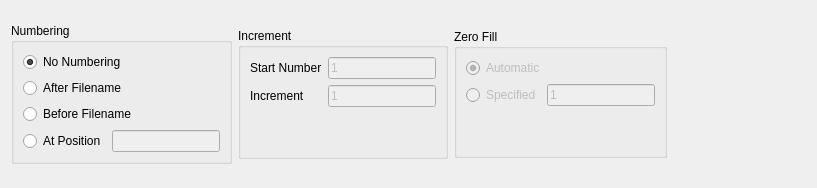
<?xml version="1.0" encoding="UTF-8"?>
<ui version="4.0">
 <class>UIRenameNumber</class>
 <widget class="QWidget" name="UIRenameNumber">
  <property name="geometry">
   <rect>
    <x>0</x>
    <y>0</y>
    <width>817</width>
    <height>188</height>
   </rect>
  </property>
  <property name="windowTitle">
   <string>Form</string>
  </property>
  <layout class="QGridLayout" name="gridLayout">
   <item row="0" column="3">
    <spacer name="horizontalSpacer">
     <property name="orientation">
      <enum>Qt::Horizontal</enum>
     </property>
     <property name="sizeHint" stdset="0">
      <size>
       <width>91</width>
       <height>20</height>
      </size>
     </property>
    </spacer>
   </item>
   <item row="0" column="1">
    <widget class="QGroupBox" name="m_pqgbNumberingIncrement">
     <property name="sizePolicy">
      <sizepolicy hsizetype="Fixed" vsizetype="Fixed">
       <horstretch>0</horstretch>
       <verstretch>0</verstretch>
      </sizepolicy>
     </property>
     <property name="title">
      <string>Increment</string>
     </property>
     <layout class="QGridLayout" name="gridLayout_3">
      <item row="0" column="1">
       <widget class="IComQLineEdit" name="m_pqleNumberingStartNum">
        <property name="enabled">
         <bool>false</bool>
        </property>
        <property name="text">
         <string notr="true">1</string>
        </property>
       </widget>
      </item>
      <item row="1" column="0">
       <widget class="QLabel" name="m_pqlblNumberingIncrement">
        <property name="text">
         <string>Increment</string>
        </property>
       </widget>
      </item>
      <item row="2" column="0">
       <spacer name="verticalSpacer">
        <property name="orientation">
         <enum>Qt::Vertical</enum>
        </property>
        <property name="sizeHint" stdset="0">
         <size>
          <width>20</width>
          <height>40</height>
         </size>
        </property>
       </spacer>
      </item>
      <item row="1" column="1">
       <widget class="IComQLineEdit" name="m_pqleNumberingIncrement">
        <property name="enabled">
         <bool>false</bool>
        </property>
        <property name="text">
         <string notr="true">1</string>
        </property>
       </widget>
      </item>
      <item row="0" column="0">
       <widget class="QLabel" name="m_pqlblNumberingStartNum">
        <property name="text">
         <string>Start Number</string>
        </property>
       </widget>
      </item>
     </layout>
    </widget>
   </item>
   <item row="0" column="2">
    <widget class="QGroupBox" name="m_pqgbNumberingZeroFill">
     <property name="sizePolicy">
      <sizepolicy hsizetype="Fixed" vsizetype="Fixed">
       <horstretch>0</horstretch>
       <verstretch>0</verstretch>
      </sizepolicy>
     </property>
     <property name="title">
      <string>Zero Fill</string>
     </property>
     <layout class="QVBoxLayout" name="verticalLayout_4">
      <item>
       <widget class="QRadioButton" name="m_pqrbNumberingZeroFillAuto">
        <property name="enabled">
         <bool>false</bool>
        </property>
        <property name="text">
         <string>Automatic</string>
        </property>
        <property name="checked">
         <bool>true</bool>
        </property>
       </widget>
      </item>
      <item>
       <layout class="QHBoxLayout" name="horizontalLayout_5">
        <item>
         <widget class="QRadioButton" name="m_pqrbNumberingZeroFillSpec">
          <property name="enabled">
           <bool>false</bool>
          </property>
          <property name="text">
           <string>Specified</string>
          </property>
          <property name="checked">
           <bool>false</bool>
          </property>
         </widget>
        </item>
        <item>
         <widget class="IComQLineEdit" name="m_pqleNumberingZeroFill">
          <property name="enabled">
           <bool>false</bool>
          </property>
          <property name="text">
           <string notr="true">1</string>
          </property>
         </widget>
        </item>
       </layout>
      </item>
      <item>
       <spacer name="verticalSpacer_2">
        <property name="orientation">
         <enum>Qt::Vertical</enum>
        </property>
        <property name="sizeHint" stdset="0">
         <size>
          <width>20</width>
          <height>40</height>
         </size>
        </property>
       </spacer>
      </item>
     </layout>
    </widget>
   </item>
   <item row="0" column="0">
    <widget class="QGroupBox" name="m_pqgbNumberingType">
     <property name="sizePolicy">
      <sizepolicy hsizetype="Fixed" vsizetype="Fixed">
       <horstretch>0</horstretch>
       <verstretch>0</verstretch>
      </sizepolicy>
     </property>
     <property name="title">
      <string>Numbering</string>
     </property>
     <layout class="QVBoxLayout" name="verticalLayout_3">
      <item>
       <widget class="QRadioButton" name="m_pqrbNumberingNoNumber">
        <property name="text">
         <string>No Numbering</string>
        </property>
        <property name="checked">
         <bool>true</bool>
        </property>
       </widget>
      </item>
      <item>
       <widget class="QRadioButton" name="m_pqrbNumberingAfterName">
        <property name="text">
         <string>After Filename</string>
        </property>
       </widget>
      </item>
      <item>
       <widget class="QRadioButton" name="m_pqrbNumberingBeforeName">
        <property name="text">
         <string>Before Filename</string>
        </property>
       </widget>
      </item>
      <item>
       <layout class="QHBoxLayout" name="horizontalLayout_3">
        <item>
         <widget class="QRadioButton" name="m_pqrbNumberingAtPos">
          <property name="text">
           <string>At Position</string>
          </property>
         </widget>
        </item>
        <item>
         <widget class="IComQLineEdit" name="m_pqleNumberingAtPos">
          <property name="enabled">
           <bool>false</bool>
          </property>
         </widget>
        </item>
       </layout>
      </item>
     </layout>
    </widget>
   </item>
  </layout>
 </widget>
 <customwidgets>
  <customwidget>
   <class>IComQLineEdit</class>
   <extends>QLineEdit</extends>
   <header>IComQLineEdit.h</header>
  </customwidget>
 </customwidgets>
 <tabstops>
  <tabstop>m_pqrbNumberingNoNumber</tabstop>
  <tabstop>m_pqrbNumberingAfterName</tabstop>
  <tabstop>m_pqrbNumberingBeforeName</tabstop>
  <tabstop>m_pqrbNumberingAtPos</tabstop>
  <tabstop>m_pqleNumberingAtPos</tabstop>
  <tabstop>m_pqleNumberingStartNum</tabstop>
  <tabstop>m_pqleNumberingIncrement</tabstop>
  <tabstop>m_pqrbNumberingZeroFillAuto</tabstop>
  <tabstop>m_pqrbNumberingZeroFillSpec</tabstop>
  <tabstop>m_pqleNumberingZeroFill</tabstop>
 </tabstops>
 <resources/>
 <connections>
  <connection>
   <sender>m_pqrbNumberingAtPos</sender>
   <signal>toggled(bool)</signal>
   <receiver>m_pqleNumberingAtPos</receiver>
   <slot>setEnabled(bool)</slot>
   <hints>
    <hint type="sourcelabel">
     <x>104</x>
     <y>129</y>
    </hint>
    <hint type="destinationlabel">
     <x>179</x>
     <y>129</y>
    </hint>
   </hints>
  </connection>
  <connection>
   <sender>m_pqrbNumberingAtPos</sender>
   <signal>toggled(bool)</signal>
   <receiver>m_pqleNumberingAtPos</receiver>
   <slot>setFocus()</slot>
   <hints>
    <hint type="sourcelabel">
     <x>84</x>
     <y>116</y>
    </hint>
    <hint type="destinationlabel">
     <x>126</x>
     <y>117</y>
    </hint>
   </hints>
  </connection>
  <connection>
   <sender>m_pqrbNumberingNoNumber</sender>
   <signal>toggled(bool)</signal>
   <receiver>m_pqleNumberingStartNum</receiver>
   <slot>setDisabled(bool)</slot>
   <hints>
    <hint type="sourcelabel">
     <x>180</x>
     <y>49</y>
    </hint>
    <hint type="destinationlabel">
     <x>302</x>
     <y>46</y>
    </hint>
   </hints>
  </connection>
  <connection>
   <sender>m_pqrbNumberingNoNumber</sender>
   <signal>toggled(bool)</signal>
   <receiver>m_pqrbNumberingZeroFillAuto</receiver>
   <slot>setDisabled(bool)</slot>
   <hints>
    <hint type="sourcelabel">
     <x>175</x>
     <y>56</y>
    </hint>
    <hint type="destinationlabel">
     <x>411</x>
     <y>56</y>
    </hint>
   </hints>
  </connection>
  <connection>
   <sender>m_pqrbNumberingNoNumber</sender>
   <signal>toggled(bool)</signal>
   <receiver>m_pqleNumberingIncrement</receiver>
   <slot>setDisabled(bool)</slot>
   <hints>
    <hint type="sourcelabel">
     <x>98</x>
     <y>46</y>
    </hint>
    <hint type="destinationlabel">
     <x>290</x>
     <y>73</y>
    </hint>
   </hints>
  </connection>
  <connection>
   <sender>m_pqrbNumberingNoNumber</sender>
   <signal>toggled(bool)</signal>
   <receiver>m_pqrbNumberingZeroFillSpec</receiver>
   <slot>setDisabled(bool)</slot>
   <hints>
    <hint type="sourcelabel">
     <x>86</x>
     <y>43</y>
    </hint>
    <hint type="destinationlabel">
     <x>412</x>
     <y>83</y>
    </hint>
   </hints>
  </connection>
 </connections>
</ui>
